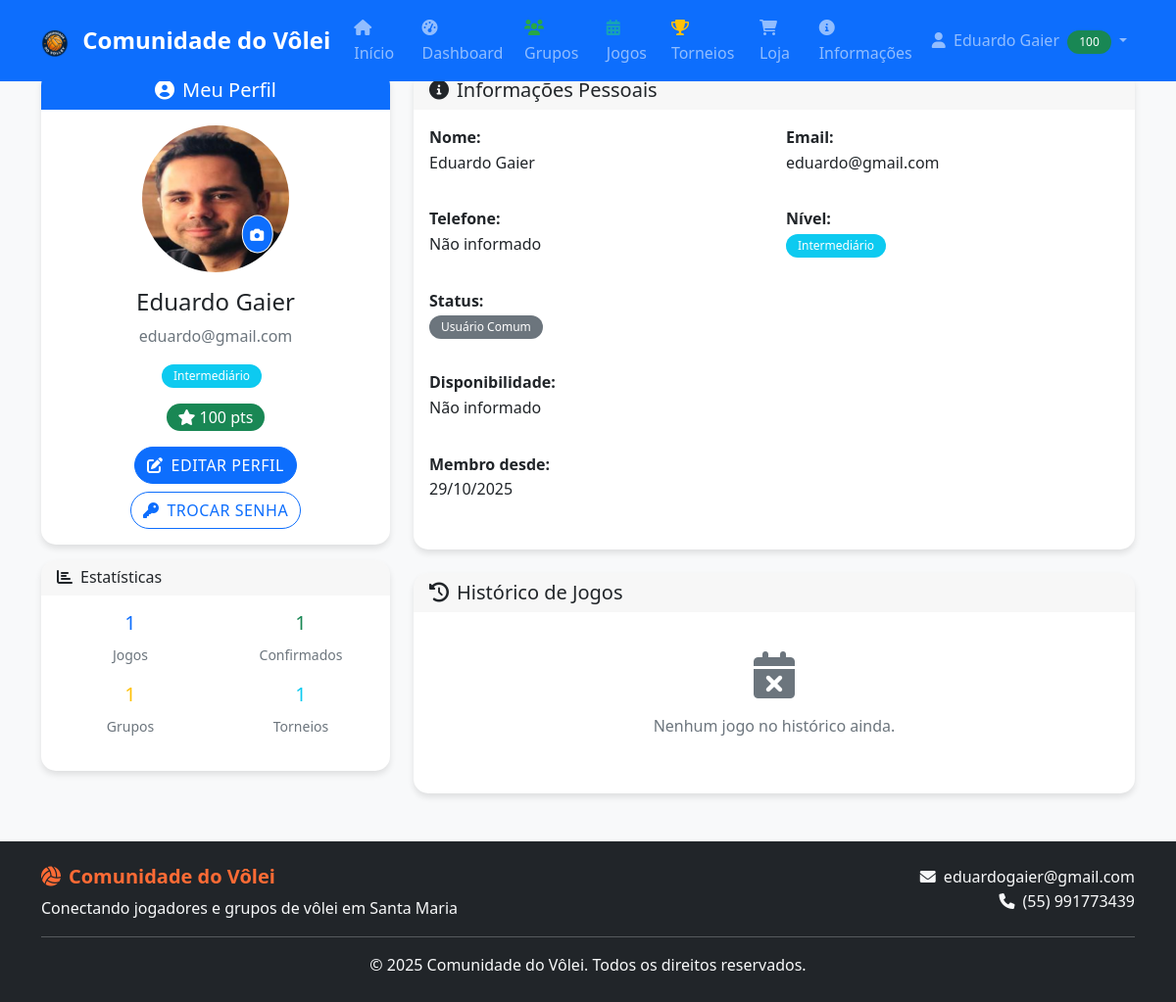
The app's page /perfil.php (signed in), older data.
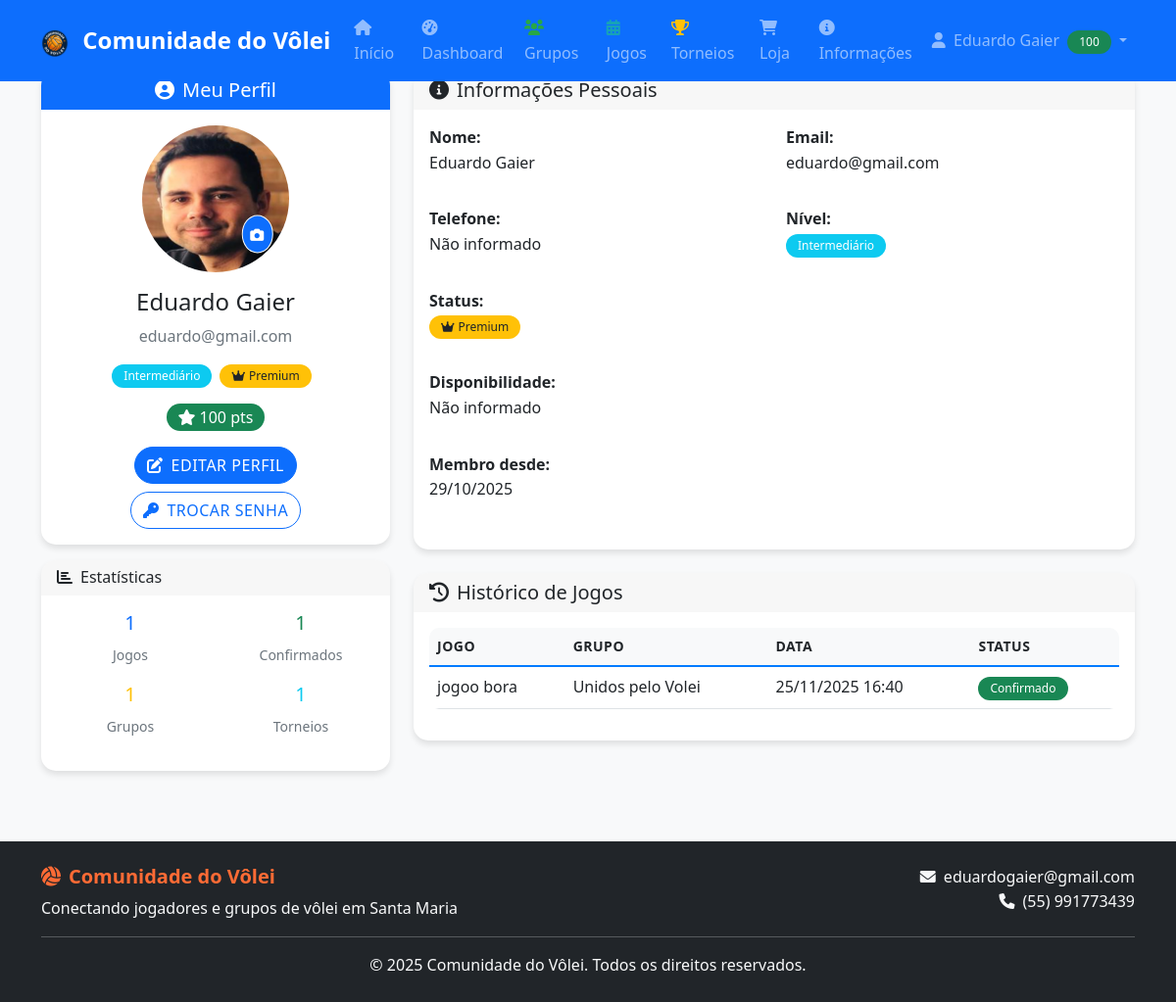
The same page, newer data.
### tables this page shows
CREATE TABLE `jogos` (
  `id` int(11) NOT NULL,
  `grupo_id` int(11) DEFAULT NULL,
  `titulo` varchar(100) NOT NULL,
  `descricao` text DEFAULT NULL,
  `data_jogo` datetime NOT NULL,
  `data_fim` datetime DEFAULT NULL,
  `local` varchar(200) NOT NULL,
  `max_jogadores` int(11) DEFAULT 12,
  `vagas_disponiveis` int(11) DEFAULT 12,
  `status` enum('Aberto','Fechado','Em Andamento','Finalizado') DEFAULT 'Aberto',
  `criado_por` int(11) NOT NULL,
  `data_criacao` timestamp NOT NULL DEFAULT current_timestamp(),
  `modalidade` enum('Volei','Volei Quadra','Volei Areia','Beach Tenis') DEFAULT NULL,
  `contato` text DEFAULT NULL
);

CREATE TABLE `grupos` (
  `id` int(11) NOT NULL,
  `nome` varchar(100) NOT NULL,
  `logo_id` int(11) DEFAULT NULL,
  `descricao` text DEFAULT NULL,
  `nivel` enum('Iniciante','Amador','Avançado','Profissional') DEFAULT NULL,
  `administrador_id` int(11) NOT NULL,
  `local_principal` varchar(200) DEFAULT NULL,
  `contato` text DEFAULT NULL,
  `ativo` tinyint(1) DEFAULT 1,
  `data_criacao` timestamp NOT NULL DEFAULT current_timestamp(),
  `modalidade` enum('Vôlei','Vôlei Quadra','Vôlei Areia','Beach Tênis') DEFAULT NULL
);

CREATE TABLE `confirmacoes_presenca` (
  `id` int(11) NOT NULL,
  `jogo_id` int(11) NOT NULL,
  `usuario_id` int(11) NOT NULL,
  `status` enum('Confirmado','Ausente','Pendente') DEFAULT 'Pendente',
  `data_confirmacao` timestamp NOT NULL DEFAULT current_timestamp(),
  `observacoes` text DEFAULT NULL
);

### includes/functions.php (called while the page is built, shortened)
<?php
function formatarData($data, $formato = 'd/m/Y H:i') {
    return date($formato, strtotime($data));
}
function isAdmin($pdo, $usuario_id) {
    $sql = "SELECT COALESCE(is_admin, 0) AS is_admin FROM usuarios WHERE id = ? AND ativo = 1";
    $stmt = executeQuery($pdo, $sql, [$usuario_id]);
    $usuario = $stmt ? $stmt->fetch() : false;
    return ((int)($usuario['is_admin'] ?? 0) >= 3);
}
?>

### includes/db_connect.php (called while the page is built, shortened)
<?php
function executeQuery($pdo, $sql, $params = []) {
    try {
        $stmt = $pdo->prepare($sql);
        $stmt->execute($params);
        return $stmt;
    } catch(PDOException $e) {
        error_log("Erro na query: " . $e->getMessage());
        return false;
    }
}
function getUserById($pdo, $id) {
    $sql = "SELECT * FROM usuarios WHERE id = ? AND ativo = 1";
    $stmt = executeQuery($pdo, $sql, [$id]);
    return $stmt ? $stmt->fetch() : false;
}
?>

### perfil.php (the view, shortened to what the changed rows need)
<?php
require_once 'includes/db_connect.php';
require_once 'includes/functions.php';
$sql = "SELECT j.*, g.nome as grupo_nome, cp.status as confirmacao_status
        FROM jogos j
        JOIN grupos g ON j.grupo_id = g.id
        LEFT JOIN confirmacoes_presenca cp ON j.id = cp.jogo_id AND cp.usuario_id = ?
        WHERE j.data_jogo < NOW() AND j.status = 'Finalizado'
        ORDER BY j.data_jogo DESC
        LIMIT 10";
$stmt = executeQuery($pdo, $sql, [$_SESSION['user_id']]);
$historico_jogos = $stmt ? $stmt->fetchAll() : [];
include 'includes/header.php';
?>
<div class="row">
    <div class="col-md-4 mb-4">
        <div class="card">
            <div class="card-body text-center">
                <div class="d-flex justify-content-center align-items-center mb-3">
                    <span class="badge bg-<?php echo $usuario['nivel'] === 'Profissional' ? 'danger' : ($usuario['nivel'] === 'Avançado' ? 'warning' : ($usuario['nivel'] === 'Intermediário' ? 'info' : 'secondary')); ?> me-2">
                        <?php echo $usuario['nivel']; ?>
                    </span>
                    <?php if ($usuario['is_premium']): ?>
                        <span class="badge bg-warning text-dark me-2">
                            <i class="fas fa-crown me-1"></i>Premium
                        </span>
                    <?php endif; ?>
                </div>
            </div>
        </div>
    </div>
    <div class="col-md-8">
        <div class="card mb-4">
            <div class="card-body">
                <div class="row">
                    <div class="col-md-6 mb-3">
                        <p>
                            <?php if ($usuario['is_premium']): ?>
                                <span class="badge bg-warning text-dark me-1">
                                    <i class="fas fa-crown me-1"></i>Premium
                                </span>
                            <?php else: ?>
                                <span class="badge bg-secondary me-1">Usuário Comum</span>
                            <?php endif; ?>
                        </p>
                    </div>
                </div>
            </div>
        </div>
        <div class="card">
            <div class="card-body">
                <?php if (empty($historico_jogos)): ?>
                    <div class="text-center py-4">
                        <i class="fas fa-calendar-times fa-3x text-muted mb-3"></i>
                        <p class="text-muted">Nenhum jogo no histórico ainda.</p>
                    </div>
                <?php else: ?>
                    <div class="table-responsive">
                        <table class="table table-hover">
                            <thead>
                                <tr>
                                    <th>Jogo</th>
                                    <th>Grupo</th>
                                    <th>Data</th>
                                    <th>Status</th>
                                </tr>
                            </thead>
                            <tbody>
                                <?php foreach ($historico_jogos as $jogo): ?>
                                    <tr>
                                        <td><?php echo htmlspecialchars($jogo['titulo']); ?></td>
                                        <td><?php echo htmlspecialchars($jogo['grupo_nome']); ?></td>
                                        <td><?php echo formatarData($jogo['data_jogo']); ?></td>
                                        <td>
                                            <?php if ($jogo['confirmacao_status']): ?>
                                                <span class="badge bg-<?php echo $jogo['confirmacao_status'] === 'Confirmado' ? 'success' : 'danger'; ?>">
                                                    <?php echo $jogo['confirmacao_status']; ?>
                                                </span>
                                            <?php else: ?>
                                                <span class="badge bg-secondary">Não participou</span>
                                            <?php endif; ?>
                                        </td>
                                    </tr>
                                <?php endforeach; ?>
                            </tbody>
                        </table>
                    </div>
                <?php endif; ?>
            </div>
        </div>
    </div>
</div>
<?php include 'includes/footer.php'; ?>
<link href="https://cdnjs.cloudflare.com/ajax/libs/cropperjs/1.5.13/cropper.min.css" rel="stylesheet">

Row changes from the older to the newer data that the page shows:
changed usuarios "Eduardo Gaier": is_premium 0 → 1 (drawn)
now on this page (row edited): jogos: titulo "jogoo bora", grupo.nome "Unidos pelo Volei", data_jogo "25/11/2025 16:40", confirmacoes_presenca.status "Confirmado"
Text that changed along with them:
text no longer shown: "Usuário Comum Nenhum jogo no histórico ainda."
text now shown: "Premium Premium JOGO GRUPO DATA STATUS"
